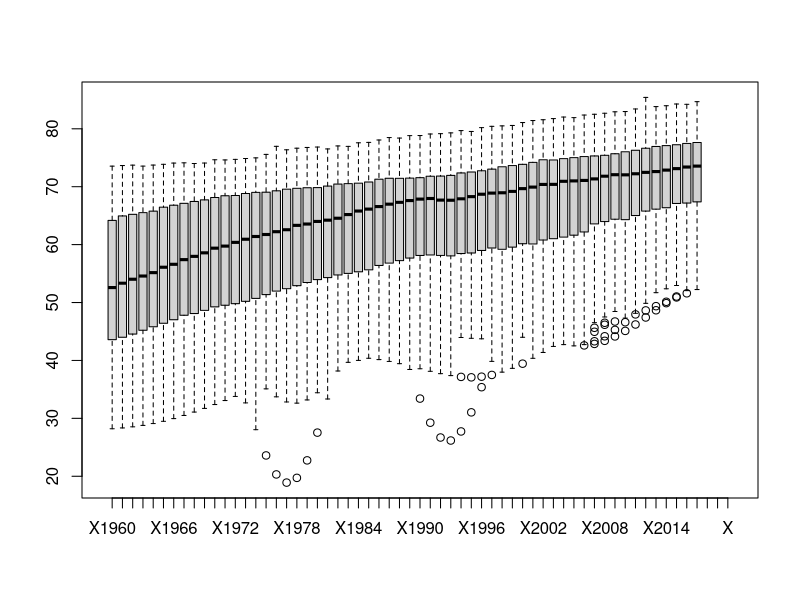
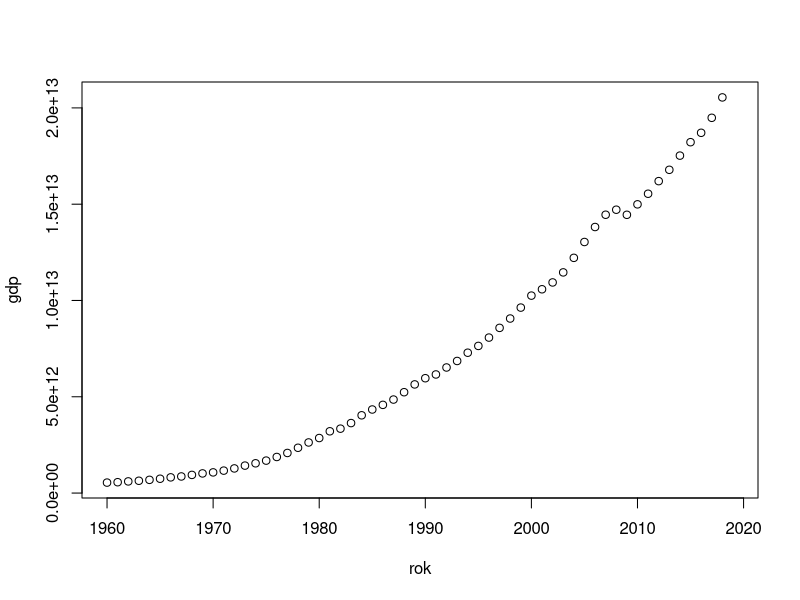

The R source for these figures, in order:
## ---- chunk 1
# Loading data
LE <- read.csv("LE.csv")
GDP <- read.csv("GDP.csv")
Countries <- LE[LE$Country.Code %in% c('USA', 'POL', 'CHN', 'IND', 'BRA', 'NGA', 'AUS'),]

le <- function(country_code) {
  rok <- 1960:2019
  le <- as.numeric(LE[LE$Country.Code == country_code,][-c(1:4)][1:60])
  data.frame(rok, le)
}

gdp <- function(country_code) {
  rok <- 1960:2019
  gdp <- as.numeric(GDP[GDP$Country.Code == country_code,][-c(1:4)][1:60])
  data.frame(rok, gdp)
}

data <- function(country_code) {
  rok <- 1960:2019
  le <- as.numeric(LE[LE$Country.Code == country_code,][-c(1:4)][1:60])
  gdp <- as.numeric(GDP[GDP$Country.Code == country_code,][-c(1:4)][1:60])
  data.frame(rok, gdp, le)
}

## ---- chunk 2
boxplot(LE[ -c(1:4) ])
## ---- chunk 3
plot(gdp('USA'))
